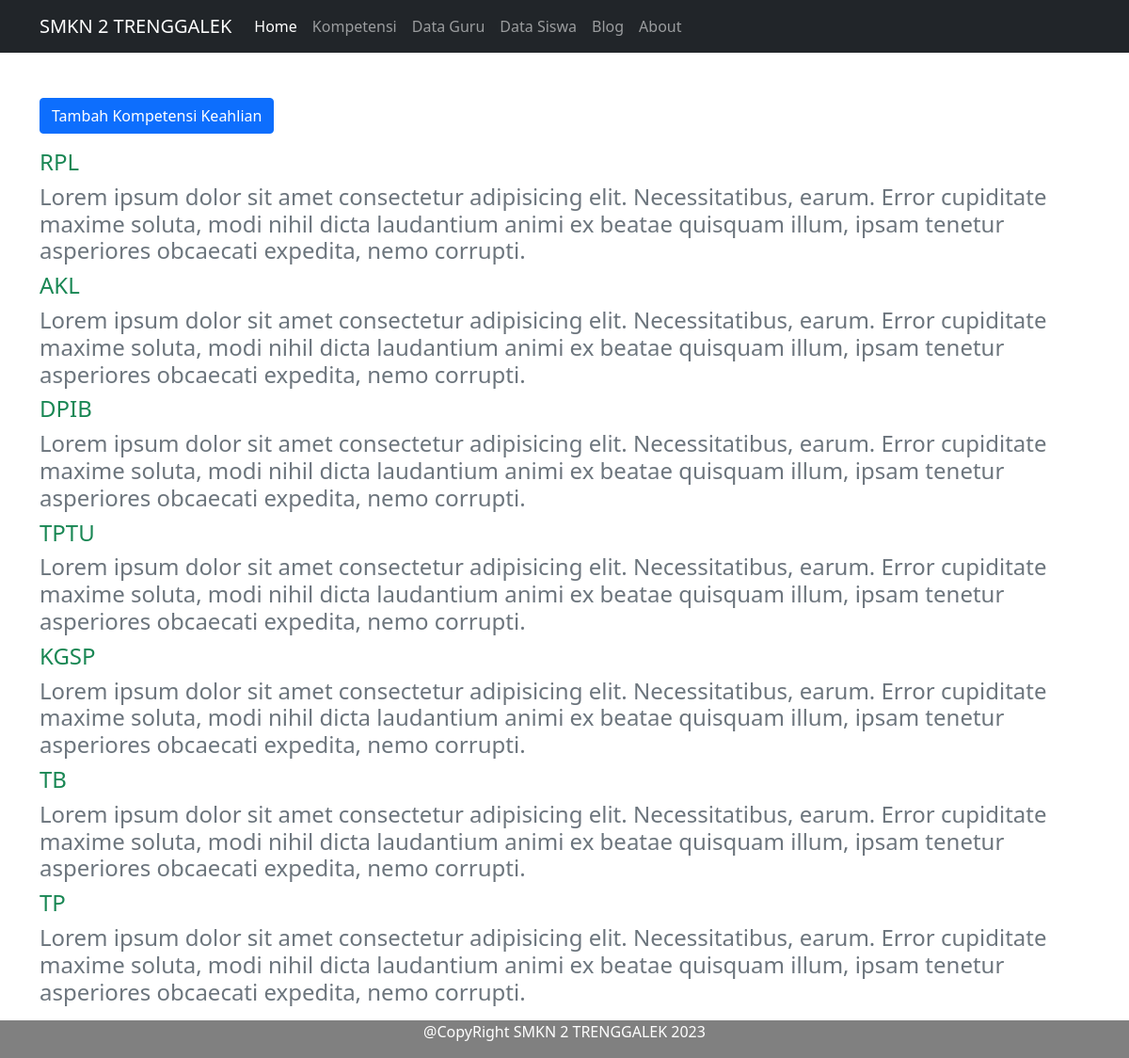
/public/kompetensi/index, run on the app's committed database.
### tables this page shows
CREATE TABLE `kompetensi_keahlian` (
  `id` int(11) NOT NULL,
  `nama` varchar(50) DEFAULT NULL,
  `keterangan` longtext
);

### app/core/Controller.php (called while the page is built, shortened)
<?php
class Controller
{
    public function view($view, $data = [])
    {
        require_once "../app/view/" . $view . '.php';
    }
    public function model($model)
    {
        return new $model;
    }
}

### app/controller/Kompetensi.php (called while the page is built, shortened)
<?php
class Kompetensi extends Controller
{
    public function index()
    {
        $data['judul'] = "Kompetensi Keahlian";
        $data['data'] = $this->model("Kompetensi_model")->getAll();
        $this->view('kompetensi/index', $data);
    }
}

### app/core/App.php (called while the page is built, shortened)
<?php
class App
{
    protected $method = "index";
    protected $params = [];
    public function __construct()
    {
        $url = $this-> parseURL();
        if(file_exists('../app/controller/'.$url[0].'.php')){
            unset($url[0]);
        }
        $this ->controller = new
        $this ->controller;
        if(isset($url[1]))
        {
            if(method_exists($this->controller,$url[1])){
                $this->method=$url[1];
            }
        }
        call_user_func_array([$this->controller,$this->method],$this->params);
    }
    public function parseURL()
    {
        if (isset($_GET['url']))
        {
            $url = rtrim($_GET['url'], "/");
            $url = filter_var($url,FILTER_SANITIZE_URL);
            $url = explode('/',$url);
            return $url;
        }
    }
}

### public/index.php (called while the page is built, shortened)
<?php
$app = new App;

### app/core/Database.php (called while the page is built, shortened)
<?php
class Database{
    private $host = DB_HOST;
    private $user = DB_USER;
    private $pass = DB_PASS;
    private $db_name = DB_NAME;
    private $dbh;
    private $stmt;
    public function __construct(){
        $dsn = "mysql:host=" . $this->host . ";dbname=" . $this->db_name;
        $option = [
        PDO::ATTR_PERSISTENT => true,
        PDO::ATTR_ERRMODE => PDO::ERRMODE_EXCEPTION
        ];
        try {
        $this->dbh = new PDO($dsn, $this->user, $this->pass, $option);
        } catch (PDOException $e) {
        die($e->getMessage());
        }
    }
        public function query($query)
        {
            $this->stmt = $this->dbh->prepare($query);
        }
     public function execute()
    {
        $this->stmt->execute();
    }
    public function resultAll()
    {
        $this->execute();
        return $this->stmt->fetchAll(PDO::FETCH_ASSOC);
    }
}

### app/model/Kompetensi_model.php (called while the page is built, shortened)
<?php
class Kompetensi_model
{
    private $table = 'kompetensi_keahlian';
    private $db;
    public function __construct()
    {
        $this->db = new Database;
    }
    public function getAll()
    {
        $this->db->query("SELECT * FROM " . $this->table);
        return $this->db->resultAll();
    }
}

### app/view/kompetensi/index.php (the view, shortened to what this page needs)
<div class="container mt-5">
    <div class="row">
        <div class="row">
            <div class="col-6">
                <button type="button" class="btn btn-primary" data-bs-toggle="modal" data-bs-target="#exampleModal">
                    Tambah Kompetensi Keahlian
                </button>
            </div>
        </div>
    </div>
    <div class="mt-3">
        <?php foreach ($data['data'] as $i) : ?>
            <div>
                <h4 class="text-success"><?= $i['nama']; ?></h4>
                <h4 class="text-secondary"><?= $i['keterangan']; ?></h4>
            </div>
        <?php endforeach; ?>
    </div>
</div>
<br><br>

### data on the page
kompetensi_keahlian: nama "RPL", keterangan "Lorem ipsum dolor sit amet consectetur adipisicing elit. Necessitatibus, earum. Error cupiditate maxime soluta, modi nihil dicta laudantium animi ex beatae quisquam illum, ipsam tenetur asperiores obcaecati expedita, nemo corrupti."
kompetensi_keahlian: nama "AKL", keterangan "Lorem ipsum dolor sit amet consectetur adipisicing elit. Necessitatibus, earum. Error cupiditate maxime soluta, modi nihil dicta laudantium animi ex beatae quisquam illum, ipsam tenetur asperiores obcaecati expedita, nemo corrupti."
kompetensi_keahlian: nama "DPIB", keterangan "Lorem ipsum dolor sit amet consectetur adipisicing elit. Necessitatibus, earum. Error cupiditate maxime soluta, modi nihil dicta laudantium animi ex beatae quisquam illum, ipsam tenetur asperiores obcaecati expedita, nemo corrupti."
kompetensi_keahlian: nama "TPTU", keterangan "Lorem ipsum dolor sit amet consectetur adipisicing elit. Necessitatibus, earum. Error cupiditate maxime soluta, modi nihil dicta laudantium animi ex beatae quisquam illum, ipsam tenetur asperiores obcaecati expedita, nemo corrupti."
kompetensi_keahlian: nama "KGSP", keterangan "Lorem ipsum dolor sit amet consectetur adipisicing elit. Necessitatibus, earum. Error cupiditate maxime soluta, modi nihil dicta laudantium animi ex beatae quisquam illum, ipsam tenetur asperiores obcaecati expedita, nemo corrupti."
kompetensi_keahlian: nama "TB", keterangan "Lorem ipsum dolor sit amet consectetur adipisicing elit. Necessitatibus, earum. Error cupiditate maxime soluta, modi nihil dicta laudantium animi ex beatae quisquam illum, ipsam tenetur asperiores obcaecati expedita, nemo corrupti."
kompetensi_keahlian: nama "TP", keterangan "Lorem ipsum dolor sit amet consectetur adipisicing elit. Necessitatibus, earum. Error cupiditate maxime soluta, modi nihil dicta laudantium animi ex beatae quisquam illum, ipsam tenetur asperiores obcaecati expedita, nemo corrupti."
